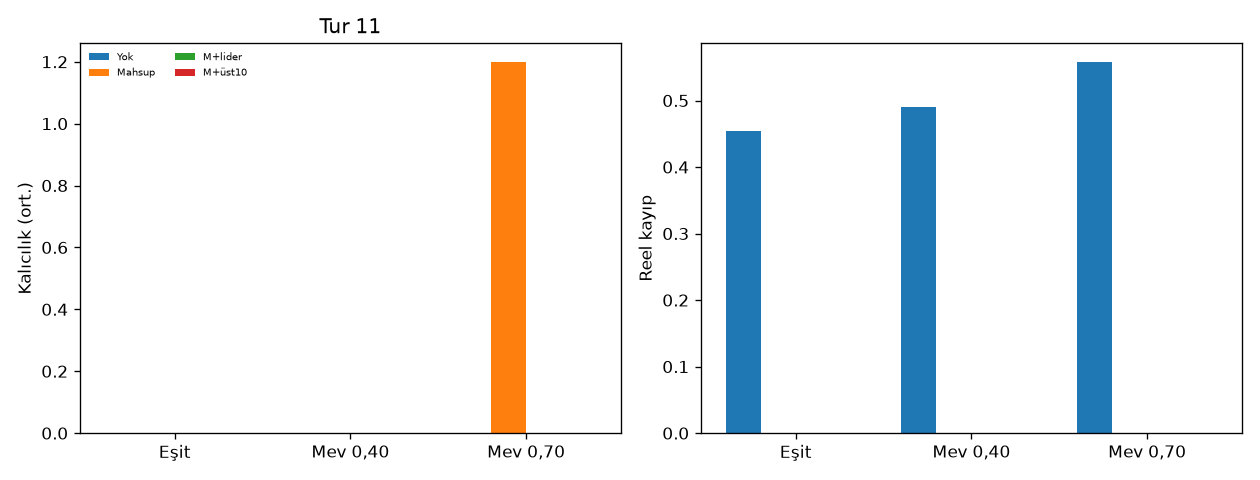

Python code for this plot:
"""Tur 11: lider vs ust10 mevduat dagitimi (mahsup sonrasi). Kurallar kosudan once.

150 firma, servis/alacak esit. MC 50, tohum TOHUM+15000+s. FX cevrilemez, pi 0.0225.

Hucreler: esit, mev 0.40, mev 0.70. Kol: yok | mahsup | mahsup+lider | mahsup+ust10 mev.

Tek dugum yeter: lider vs ust10 kal farki medyan >= 2 ve p<0.05 ise destek; anlamsizsa
'ust %10 gerekir' elenmez.

Dagitim bloke kapatir: mahsup - (lider veya ust10) kal medyan >= 2, p<0.05.
"""

from __future__ import annotations

import json
import os
from pathlib import Path

import matplotlib

matplotlib.use("Agg")
import matplotlib.pyplot as plt
import numpy as np
import pandas as pd
from scipy.stats import wilcoxon

import odeme_zinciri as oz
from odeme_dagilim import ISARET, N_FIRMA, agirlik, kos, stok_yukle
from odeme_gercek import ESIK_VALF, tufe_yoy
from odeme_kons7 import ag_kur_v2
from odeme_kons8 import lider_dagit, metrikler, wilcoxon_paired
from odeme_mahsup import mahsup_paket, paket_to_ag, statik_teshis

KOK = Path(__file__).resolve().parent
N_MC = 8 if os.environ.get("ODEME_SMOKE") else 50
SEED0 = oz.TOHUM + 15000
HUCRELER = ("esit", "mev40", "mev70")
MEV_HEDEF = {"esit": 0.10, "mev40": 0.40, "mev70": 0.70}
KOLLAR = ("yok", "mahsup", "mahsup_lider", "mahsup_ust10")


def ust10_dagit(w: np.ndarray) -> np.ndarray:
    w = np.asarray(w, dtype=float).copy()
    n = w.size
    k = max(1, int(round(0.10 * n)))
    sira = np.argsort(w, kind="mergesort")
    ust = sira[-k:]
    mass = float(w[ust].sum())
    w[ust] = 0.0
    alt = np.ones(n, dtype=bool)
    alt[ust] = False
    w[alt] += mass / int(alt.sum())
    s = w.sum()
    return w / s if s > 0 else np.full(n, 1.0 / n)


def agirlikler(s: int, hucre: str) -> tuple[np.ndarray, np.ndarray, np.ndarray]:
    eq = np.full(N_FIRMA, 1.0 / N_FIRMA)
    if hucre == "esit":
        return eq.copy(), eq.copy(), eq.copy()
    mev_w = agirlik(N_FIRMA, MEV_HEDEF[hucre], SEED0 + s)
    return mev_w, eq.copy(), eq.copy()


def pi_aylik() -> float:
    t = tufe_yoy()
    return float((1.0 + t["yoy"]) ** (1.0 / 12.0) - 1.0)


def pak_hazir(stok, mev_w, srv_w, alac_w, kol: str) -> tuple[dict, dict, dict]:
    mw = mev_w.copy()
    if kol == "mahsup_lider":
        mw = lider_dagit(mw, int(np.argmax(mev_w)))
    elif kol == "mahsup_ust10":
        mw = ust10_dagit(mw)
    pak0 = ag_kur_v2(stok, mw, srv_w, alac_w)
    ag0 = paket_to_ag(pak0)
    brut_once = ag0.brut_borc()
    if kol == "yok":
        return pak0, {"brut_once": brut_once, "brut_sonra": brut_once, "silinen_oran": 0.0}, statik_teshis(ag0)
    pak_m, oz, _, ag1 = mahsup_paket(pak0, "optimal")
    return pak_m, {
        "brut_once": oz["brut_once"],
        "brut_sonra": oz["brut_sonra"],
        "silinen_oran": oz["silinen_oran"],
    }, statik_teshis(ag1)


def hucre_kos(stok, hucre: str, kol: str, pi: float) -> pd.DataFrame:
    rows = []
    hedef = MEV_HEDEF[hucre]
    for s in range(N_MC):
        mev_w, srv_w, alac_w = agirlikler(s, hucre)
        pak_ref = ag_kur_v2(stok, mev_w, srv_w, alac_w)
        pak_run, brut, stat = pak_hazir(stok, mev_w, srv_w, alac_w, kol)
        h, _, yavas = kos(pak_run, pi, True)
        v0 = float(pak_ref["net"]["w0"].sum())
        rows.append(
            {
                "hucre": hucre,
                "kol": kol,
                "mev_hedef": hedef,
                "s": s,
                **brut,
                **stat,
                **metrikler(h, yavas, pak_run, v0),
            }
        )
    return pd.DataFrame(rows)


def kontrol(stok) -> dict:
    u = np.full(N_FIRMA, 1.0 / N_FIRMA)
    pak = ag_kur_v2(stok, u, u.copy(), u.copy())
    h0, _, y0 = kos(pak, 0.0, False)
    v0 = float(pak["net"]["w0"].sum())
    return {"soksuz": metrikler(h0, y0, pak, v0)}


def ozet_df(df: pd.DataFrame) -> dict:
    faz = df["fazla"].dropna()
    return {
        "brut_once": float(df["brut_once"].mean()),
        "brut_sonra": float(df["brut_sonra"].mean()),
        "silinen_oran": float(df["silinen_oran"].mean()),
        "kal": float(df["kal"].mean()),
        "reel": float(df["reel"].mean()),
        "yk_med": float(df["yk_med"].mean()),
        "fazla_med": float(faz.median()) if faz.size else float("nan"),
        "p_fazla_05": float((faz >= 0.05).mean()) if faz.size else float("nan"),
        "temerrut": float(df["temerrut"].mean()),
        "kilitli": float(df["kilitli"].mean()),
        "batik": float(df["batik"].mean()),
    }


def grafik(tablo: pd.DataFrame, dosya: Path) -> None:
    ad = ["Eşit", "Mev 0,40", "Mev 0,70"]
    x = np.arange(3)
    w = 0.2
    fig, ax = plt.subplots(1, 2, figsize=(10.5, 4))
    lbl = {
        "yok": "Yok",
        "mahsup": "Mahsup",
        "mahsup_lider": "M+lider",
        "mahsup_ust10": "M+üst10",
    }
    for i, kol in enumerate(KOLLAR):
        sub = tablo[tablo.kol == kol].set_index("hucre")
        kal = [sub.loc[h, "kal"] if h in sub.index else 0 for h in HUCRELER]
        reel = [sub.loc[h, "reel"] if h in sub.index else 0 for h in HUCRELER]
        off = (i - 1.5) * w
        ax[0].bar(x + off, kal, width=w, label=lbl[kol])
        ax[1].bar(x + off, reel, width=w, label=lbl[kol])
    ax[0].set_xticks(x, ad)
    ax[0].set_ylabel("Kalıcılık (ort.)")
    ax[0].set_title("Tur 11")
    ax[1].set_xticks(x, ad)
    ax[1].set_ylabel("Reel kayıp")
    ax[0].legend(frameon=False, fontsize=6, ncol=2)
    fig.tight_layout()
    fig.savefig(dosya, dpi=120)
    plt.close(fig)


def _wilcoxon_greater(a, b):
    return wilcoxon_paired(a, b, "greater")


def _wilcoxon_two(a, b):
    return wilcoxon_paired(a, b, "two-sided")


def rapor(sonuc: dict, tablo: pd.DataFrame) -> str:
    k = sonuc["karar"]
    pi = sonuc["pi_aylik"]
    s = [
        "# Ödeme zinciri, tur 11: lider ve üst %10 mevduat dağıtımı",
        "",
        sonuc["uyari"],
        "",
        "## Hüküm",
        "",
        sonuc["ozet"],
        "",
        "## Varsayımlar",
        "",
        f"150 firma, servis/alacak eşit. Mevduat üst %10: 0,10 / 0,40 / 0,70. MC {N_MC}, tohum {SEED0}+s. "
        f"FX çevrilemez, π = {pi:.4f}, valf {ESIK_VALF}. "
        "Mahsup+dağıtım: mevduat payı dağıtılır, sonra optimal mahsup.",
        "",
        f"Kontrol şoksuz: kalıcılık {k['soksuz_kal']:.2f}, reel {k['soksuz_reel']:.3f}.",
        "",
        f"Tek düğüm yeter (lider vs üst %10 fark kuralı): {k['tek_dugum_destek']}. "
        f"Üst %10'un tamamı gerekir (elenmedi): {k['ust10_gerekir_elenmedi']}. "
        f"Dağıtım mahsup bloke'sini kapatır: {k['dagitim_destek']}. "
        f"FX/zayıf halka mahsupla kapanmıyor (elenmedi): {k['fx_zayif_elenmedi']}.",
        "",
        "## Hücre × kol",
        "",
        "| Hücre | Kol | Brüt önce | Brüt sonra | Kalıcılık | Reel | Küçük yavaş | Fazla medyan | P(fazla≥0,05) | Temerrüt | Kilitli | Batık |",
        "| --- | --- | ---: | ---: | ---: | ---: | ---: | ---: | ---: | ---: | ---: | ---: |",
    ]
    for _, r in tablo.iterrows():
        s.append(
            f"| {r.hucre} | {r.kol} | {r.brut_once:.2f} | {r.brut_sonra:.2f} | {r.kal:.2f} | {r.reel:.3f} | "
            f"{r.yk_med:.3f} | {r.fazla_med:.3f} | {r.p_fazla_05:.2f} | {r.temerrut:.1f} | {r.kilitli:.1f} | {r.batik:.1f} |"
        )
    s.extend(["", "## Lider − üst %10 dağıtım (kalıcılık, eşli Wilcoxon)", ""])
    for hucre in HUCRELER:
        f = k["lider_ust10"].get(hucre, {})
        s.append(
            f"- **{hucre}**: medyan fark (lider−üst10) {f.get('kal_med', float('nan')):.2f}, "
            f"p = {f.get('kal_p', float('nan')):.4g}."
        )
    s.extend(["", "## Mahsup+dağıt − mahsup (kalıcılık)", ""])
    for hucre in HUCRELER:
        for tag, key in (("lider", "mahsup_lider"), ("üst10", "mahsup_ust10")):
            f = k["dagit_mahsup"].get(f"{hucre}/{key}", {})
            s.append(
                f"- **{hucre} / {tag}**: medyan Δkal {f.get('kal_med', float('nan')):.2f}, p = {f.get('kal_p', float('nan')):.4g}."
            )
    s.extend(["", "Tekrar: `python3 odeme_zinciri.py`.", "", "Dosyalar: `odeme_kons11_hucre.csv`, `odeme_kons11.png`, `odeme_kons11_sonuc.json`.", ""])
    return "\n".join(s)


def hukum(k: dict) -> str:
    p = [f"Kontrol şoksuz kalıcılık {k['soksuz_kal']:.2f}, reel {k['soksuz_reel']:.3f}."]
    if k["tek_dugum_destek"]:
        p.append(
            "Lider ile üst %10 mevduat dağıtımının kalıcılık sonuçları kayıtlı fark eşiğini geçiyor; "
            "'tek düğüm yeter' desteklenir."
        )
    elif k["ust10_gerekir_elenmedi"]:
        p.append(
            "Lider ve üst %10 dağıtım kalıcılığı arasında kayıtlı anlamlı büyük fark yok; "
            "'üst %10'un tamamı gerekir' iddiası elenmedi."
        )
    if k["dagitim_destek"]:
        p.append("Mahsup sonrası dağıtım (lider veya üst %10), yalnız mahsupa göre kalıcılığı anlamlı kısaltıyor.")
    else:
        p.append("Dağıtımın mahsup bloke'sini kapatması kayıtlı medyan≥2 eşiğiyle desteklenmedi.")
        m70 = k.get("mev70_kal_mahsup", 0.0)
        if m70 >= 0.5:
            p.append(
                f"Mev 0,70 hücresinde yine de mahsup ort. kal {m70:.2f} iken lider/üst10 dağıtım 0 "
                f"(eşli p ≈ {k['dagit_mahsup'].get('mev70/mahsup_lider', {}).get('kal_p', float('nan')):.3g})."
            )
    if k["lider_ust10"].get("mev70", {}).get("kal_med", 1) == 0:
        p.append("Mev 0,70: lider ve üst %10 dağıtımı aynı dinamik kalıcılığı veriyor (ort. 0).")
    if k["fx_zayif_elenmedi"]:
        p.append("Mahsup+dağıt kolunda reel ve küçük fazla 0,05 altında; FX/zayıf halka mahsupla kapanmıyor elenmedi.")
    else:
        p.append("Mahsup+dağıt sonrası reel veya fazla 0,05 üstüne çıkıyor.")
    return " ".join(p)


def main_kons11() -> None:
    stok = stok_yukle()
    pi = pi_aylik()
    print("kons11", N_MC, "seed", SEED0, "pi", f"{pi:.4f}", flush=True)
    dfs: dict[tuple[str, str], pd.DataFrame] = {}
    satir = []
    for hucre in HUCRELER:
        for kol in KOLLAR:
            df = hucre_kos(stok, hucre, kol, pi)
            dfs[(hucre, kol)] = df
            o = ozet_df(df)
            satir.append({"hucre": hucre, "kol": kol, **o})
            print(f"{hucre} {kol:16s} kal={o['kal']:.2f} reel={o['reel']:.3f}", flush=True)

    tablo = pd.DataFrame(satir)
    tablo.to_csv(KOK / "odeme_kons11_hucre.csv", index=False)
    grafik(tablo, KOK / "odeme_kons11.png")

    kon = kontrol(stok)
    lider_ust10 = {}
    tek_dugum_destek = False
    for hucre in HUCRELER:
        li = dfs[(hucre, "mahsup_lider")]["kal"]
        u10 = dfs[(hucre, "mahsup_ust10")]["kal"]
        p_k, d_k = _wilcoxon_two(li, u10)
        lider_ust10[hucre] = {"kal_med": d_k, "kal_p": p_k}
        if abs(d_k) >= 2.0 and p_k < 0.05:
            tek_dugum_destek = True

    ust10_gerekir_elenmedi = not tek_dugum_destek

    dagit_mahsup = {}
    dagitim_destek = False
    for hucre in HUCRELER:
        m = dfs[(hucre, "mahsup")]["kal"]
        for key in ("mahsup_lider", "mahsup_ust10"):
            d = dfs[(hucre, key)]["kal"]
            p_k, f_k = _wilcoxon_greater(m, d)
            dagit_mahsup[(hucre, key)] = {"kal_med": f_k, "kal_p": p_k}
            if f_k >= 2.0 and p_k < 0.05:
                dagitim_destek = True

    dagit_all = pd.concat(
        [dfs[(h, k)] for h in HUCRELER for k in ("mahsup_lider", "mahsup_ust10")],
        ignore_index=True,
    )
    faz = dagit_all["fazla"].dropna()
    fx_zayif_elenmedi = bool(float(dagit_all["reel"].mean()) < 0.05 and (faz.size == 0 or float(faz.median()) < 0.05))

    karar = {
        "soksuz_kal": kon["soksuz"]["kal"],
        "soksuz_reel": kon["soksuz"]["reel"],
        "mev70_kal_mahsup": float(dfs[("mev70", "mahsup")]["kal"].mean()),
        "tek_dugum_destek": tek_dugum_destek,
        "ust10_gerekir_elenmedi": ust10_gerekir_elenmedi,
        "dagitim_destek": dagitim_destek,
        "lider_ust10": lider_ust10,
        "dagit_mahsup": {f"{a}/{b}": v for (a, b), v in dagit_mahsup.items()},
        "fx_zayif_elenmedi": fx_zayif_elenmedi,
    }

    def _json_default(o):
        if isinstance(o, float) and (np.isnan(o) or np.isinf(o)):
            return None
        raise TypeError(type(o))

    sonuc = {
        "uyari": "Stoklar ölçülmüş (TCMB 2026-Q1). Kenar varsayım. Girdi-çıktı ve limit serisi yok.",
        "ozet": hukum(karar),
        "karar": json.loads(json.dumps(karar, default=_json_default)),
        "kontrol": json.loads(json.dumps(kon, default=_json_default)),
        "pi_aylik": pi,
        "n_mc": N_MC,
        "seed0": SEED0,
    }
    (KOK / "odeme_kons11_sonuc.json").write_text(
        json.dumps(sonuc, ensure_ascii=False, indent=2, default=_json_default) + "\n",
        encoding="utf-8",
    )
    eski = (KOK / "ODEME_ZINCIRI.md").read_text(encoding="utf-8")
    if eski.startswith("# Ödeme zinciri, tur 11") and ISARET in eski:
        eski = eski.split(ISARET, 1)[1]
    (KOK / "ODEME_ZINCIRI.md").write_text(rapor(sonuc, tablo) + ISARET + eski, encoding="utf-8")
    print(sonuc["ozet"])


if __name__ == "__main__":
    main_kons11()
